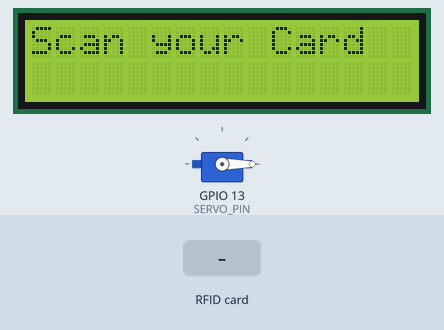
Simulated run of this sketch. Board: ESP32. Parts: 16×2 character LCD, servo. The test bench sets the inputs (shaded band). WiFi joins after 1.5 s; servers stay silent unless stated; no MQTT or app messages arrive unless stated; what the sketch prints to the serial monitor is not drawn.

Above: at 3.3 s.
3.4 s: RFID card 12 34 56 78 held to the reader
At 4.0 s:
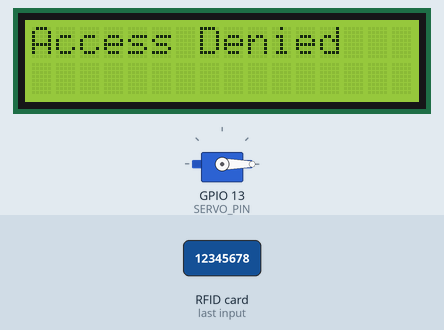
Timing chart, 0 to 6.4 s (numbered marks = the images above; inputs shaded):
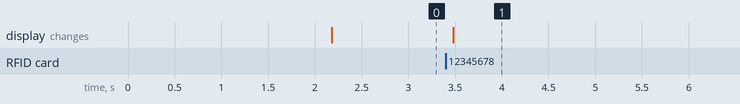

Measured:
- after the input at 3.4 s, the display: changes after 0.08 s (image 1)

The sketch:

rfid_mqttx.ino
```cpp
/*
 * ESP32 - RFID Access Control with MQTT and LCD
 * Features:
 * - Detect RFID card and read UID.
 * - Send card UID via MQTT.
 * - Display access status on an LCD.
 * - Control a servo to simulate door access.
 */

#include <Wire.h>
#include <LiquidCrystal_I2C.h>
#include <WiFi.h>
#include <PubSubClient.h>
#include <ESP32Servo.h>
#include "MFRC522_I2C.h"

// Pin Definitions
#define SERVO_PIN 13
#define BTN_PIN 12
#define I2C_ADDRESS 0x28  // I2C address of MFRC522 (adjust if needed)

// Hardware Setup
MFRC522 mfrc522(I2C_ADDRESS);
LiquidCrystal_I2C lcd(0x27, 16, 2);  // LCD at I2C address 0x27
Servo doorServo;

// WiFi and MQTT Setup
const char* ssid = "Iphone";
const char* password = "12345678";
const char* mqttServer = "broker.emqx.io";
const int mqttPort = 1883;
const char* mqttUser = "Bonjour";
const char* mqttPassword = "123";

WiFiClient espClient;
PubSubClient client(espClient);

String passwordBuffer = "";
boolean doorOpenFlag = false;

// Predefined Authorized Card UID
String authorizedCard = "118182482";  // Change to match your card UID

// Functions
void setup_wifi();
void reconnectMQTT();
void sendMQTTMessage(const char* topic, const char* message);
void ShowReaderDetails();

void setup() {
  Serial.begin(115200);
  lcd.init();
  lcd.backlight();
  Wire.begin();

  // Initialize MFRC522 RFID module
  mfrc522.PCD_Init();
  ShowReaderDetails();

  // Servo setup
  doorServo.attach(SERVO_PIN);
  doorServo.write(0);  // Close door initially
  pinMode(BTN_PIN, INPUT);

  // WiFi and MQTT setup
  setup_wifi();
  client.setServer(mqttServer, mqttPort);
  reconnectMQTT();

  lcd.setCursor(0, 0);
  lcd.print("Scan your Card");
}

void loop() {
  // Handle MQTT Connection
  if (!client.connected()) {
    reconnectMQTT();
  }
  client.loop();

  // Handle Button to Close Door
  if (doorOpenFlag) {
    if (digitalRead(BTN_PIN) == LOW) {
      Serial.println("Closing Door");
      lcd.clear();
      lcd.setCursor(0, 0);
      lcd.print("Door Closed");
      doorServo.write(0);
      doorOpenFlag = false;
      delay(1000);
    }
  }

  // RFID Card Detection
  if (!mfrc522.PICC_IsNewCardPresent() || !mfrc522.PICC_ReadCardSerial()) {
    delay(50);
    return;
  }

  // Read Card UID
  Serial.print("Card UID: ");
  passwordBuffer = "";
  for (byte i = 0; i < mfrc522.uid.size; i++) {
    Serial.print(mfrc522.uid.uidByte[i] < 0x10 ? " 0" : " ");
    Serial.print(mfrc522.uid.uidByte[i]);
    passwordBuffer += String(mfrc522.uid.uidByte[i]);
  }

  Serial.print("passwordBuffer : ");
  Serial.println(passwordBuffer);

  Serial.print("authorizedCard : ");
  Serial.println(authorizedCard);

  // Check Access
  if (passwordBuffer == authorizedCard) {
    Serial.println("Access Granted");
    lcd.clear();
    lcd.setCursor(0, 0);
    lcd.print("Access Granted");
    doorServo.write(180);  // Open door
    doorOpenFlag = true;
    sendMQTTMessage("smart_home/access", "Access Granted: Card Authorized");
  } else {
    Serial.println("Access Denied");
    lcd.clear();
    lcd.setCursor(0, 0);
    lcd.print("Access Denied");
    sendMQTTMessage("smart_home/access", "Access Denied: Card Unauthorized");
  }

  delay(2000);  // Avoid multiple readings
}

// WiFi Connection Function
void setup_wifi() {
  Serial.print("Connecting to WiFi...");
  WiFi.begin(ssid, password);
  while (WiFi.status() != WL_CONNECTED) {
    delay(1000);
    Serial.print(".");
  }
  Serial.println("\nWiFi Connected");
  Serial.print("IP Address: ");
  Serial.println(WiFi.localIP());
}

// MQTT Reconnection Function
void reconnectMQTT() {
  while (!client.connected()) {
    Serial.print("Connecting to MQTT Broker...");
    if (client.connect("ESP32Client", mqttUser, mqttPassword)) {
      Serial.println("Connected to MQTT");
    } else {
      Serial.print("Failed, rc=");
      Serial.print(client.state());
      Serial.println(" Retrying...");
      delay(5000);
    }
  }
}

// Send Message to MQTT Broker
void sendMQTTMessage(const char* topic, const char* message) {
  if (client.publish(topic, message)) {
    Serial.print("Message sent: ");
    Serial.println(message);
  } else {
    Serial.println("Failed to send MQTT message");
  }
}

// Display RFID Reader Details
void ShowReaderDetails() {
  byte v = mfrc522.PCD_ReadRegister(mfrc522.VersionReg);
  Serial.print("MFRC522 Software Version: 0x");
  Serial.print(v, HEX);
  if (v == 0x91) Serial.println(" = v1.0");
  else if (v == 0x92) Serial.println(" = v2.0");
  else Serial.println(" (unknown)");
}
```
